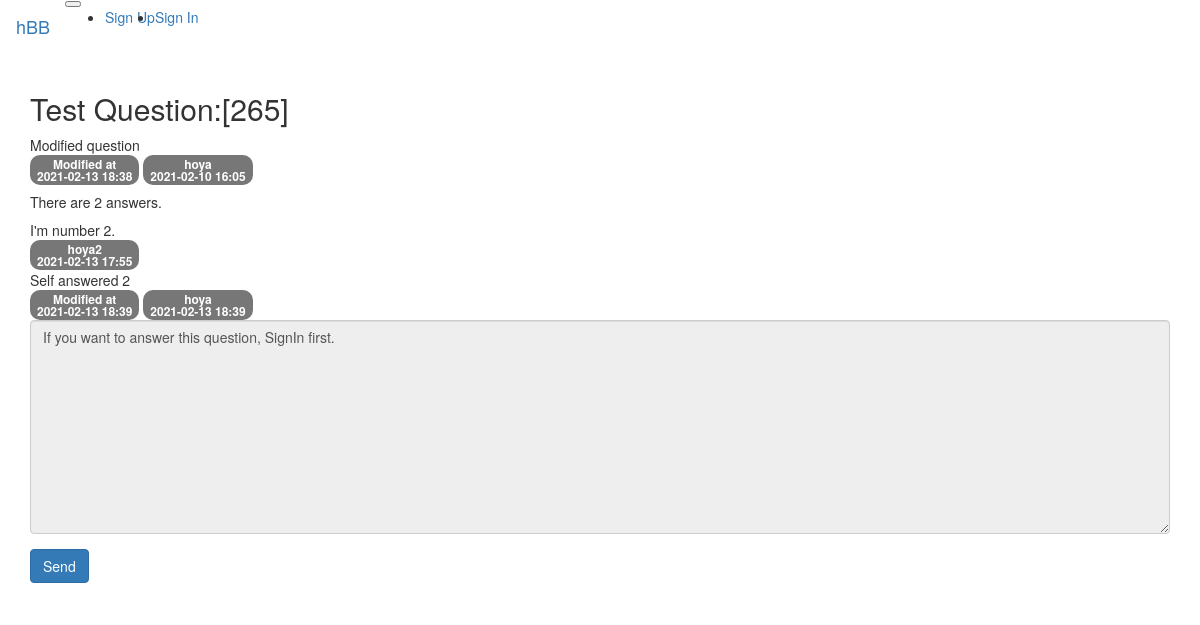
/question/detail/270/, run on the app's committed database.
### src/models/question.py (models this page shows)
class QuestionModel(db.Model):
    id = db.Column(db.Integer, primary_key=True)
    subject = db.Column(db.String(200), nullable=False)
    content = db.Column(db.Text(), nullable=False)
    created_date = db.Column(db.DateTime(), nullable=False)
    user_id = db.Column(
        db.Integer, db.ForeignKey("user_model.id", ondelete="CASCADE"), nullable=False
    )
    user = db.relationship("UserModel", backref=db.backref("question_set"))
    modified_date = db.Column(db.DateTime(), nullable=True)

### src/models/user.py (models this page shows)
class UserModel(db.Model):
    id = db.Column(db.Integer, primary_key=True)
    username = db.Column(db.String(150), unique=True, nullable=False)
    password = db.Column(db.String(200), nullable=False)
    email = db.Column(db.String(120), unique=True, nullable=False)

### src/models/answer.py (models this page shows)
class AnswerModel(db.Model):
    id = db.Column(db.Integer, primary_key=True)
    question_id = db.Column(
        db.Integer, db.ForeignKey("question_model.id", ondelete="CASCADE")
    )
    question = db.relationship(
        "QuestionModel",
        backref=db.backref(
            "answer_set",
        ),
    )
    content = db.Column(db.Text(), nullable=False)
    created_date = db.Column(db.DateTime(), nullable=False)
    user_id = db.Column(
        db.Integer,
        db.ForeignKey("user_model.id", ondelete="CASCADE"),
        nullable=False,
    )
    user = db.relationship("UserModel", backref=db.backref("answer_set"))
    modified_date = db.Column(db.DateTime(), nullable=True)

### src/views/question_views.py (the view)
@bp.route("/detail/<int:question_id>/")
def detail(question_id):
    form = AnswerForm()
    question = QuestionModel.query.get_or_404(question_id)
    return render_template(
        "question/question_detail.html", question=question, form=form
    )

### src/forms.py
class AnswerForm(FlaskForm):
    content = TextAreaField("Content", validators=[DataRequired()])

### src/filter.py (called while the page is built)
def format_datetime(value, fmt="%Y-%m-%d %H:%M"):
    return value.strftime(fmt)

### src/views/account_views.py (called while the page is built)
@bp.before_app_request
def load_signed_in_user():
    user_id = session.get("user_id")
    if user_id is None:
        g.user = None
    else:
        g.user = UserModel.query.get(user_id)

### src/templates/question/question_detail.html (shortened to what this page needs)
{% extends "base.html" %}
{% block content %}
<div class="container my-3">
    <h2 class="border-bottom py-2">{{ question.subject }}</h2>
    <div class="card my-3">
        <div class="card-body">
            <div class="card-text" style="white-space: pre-line;">{{ question.content }}</div>
            <div class="d-flex justify-content-end">
                {% if question.modified_date %}
                <div class="badge badge-light p-2 text-left mx-3">
                    <div class="mb-2">Modified at</div>
                    <div>{{ question.modified_date|datetime }}</div>
                </div>
                {% endif %}
                <div class="badge badge-light p-2 text-left">
                    <div class="mb-2">{{ question.user.username }}</div>
                    <div>{{ question.created_date|datetime }}</div>
                </div>
            </div>
        </div>
    </div>
    <h5 class="border-bottom my-3 py-2">There are {{ question.answer_set|length }} answers.</h5>
    {% for answer in question.answer_set %}
    <div class="card my-3">
        <div class="card-body">
            <div class="card-text" style="white-space: pre-line;">{{ answer.content }}</div>
            <div class="d-flex justify-content-end">
                {% if answer.modified_date %}
                <div class="badge badge-light p-2 text-left mx-3">
                    <div class="mb-2">Modified at</div>
                    <div>{{ answer.modified_date|datetime }}</div>
                </div>
                {% endif %}
                <div class="badge badge-light p-2 text-left">
                    <div class="mb-2">{{ answer.user.username }}</div>
                    <div>{{ answer.created_date|datetime }}</div>
                </div>
            </div>
        </div>
    </div>
    {% endfor %}
    <form class="my-3" action="{{ url_for('answer.create', question_id=question.id) }}" method="post">
        <div class="form-group">
            {% if not g.user %}
            <textarea class="form-control" name="content" id="content" rows="10"
                disabled>If you want to answer this question, SignIn first.</textarea>
            {% else %}
            <textarea class="form-control" name="content" id="content" rows="10"></textarea>
            {% endif %}
        </div>
        <input class="btn btn-primary" type="submit" value="Send" />
    </form>
</div>
{% endblock %}

### src/templates/base.html (shortened to what this page needs)
{% extends "bootstrap/base.html" %}

### src/templates/navbar.html (shortened to what this page needs)
<nav class="navbar navbar-expand-lg navbar-light bg-light border-bottom">
    <a class="navbar-brand mr-2" href="{{ url_for('main.index') }}">hBB</a>
    <button class="navbar-toggler ml-auto" type="button" data-toggle="collapse" data-target="#navbarNav"
        aria-controls="navbarNav" aria-expanded="false" aria-label="Toggle navigation">
    </button>
    <div id="navbarNav" class="collapse navbar-collapse flex-grow-0">
        {% if g.user %}
        <ul class="navbar-nav">
            <li class="nav-item"><a class="nav-link" href="{{ url_for('account.signout') }}">{{ g.user.username }}
                    [Sign Out]</a></li>
        </ul>
        {% else %}
        <ul class="navbar-nav">
            <li class="nav-item"><a class="nav-link" href="{{ url_for('account.signup') }}">Sign Up</a></li>
            <li class="nav-item"><a class="nav-link" href="{{ url_for('account.signin') }}">Sign In</a></li>
        </ul>
        {% endif %}
    </div>
</nav>

### data on the page
QuestionModel: subject "Test Question:[265]", content "Modified question", modified_date "2021-02-13 18:38", created_date "2021-02-10 16:05"
UserModel: user.username "hoya"
AnswerModel: content "I'm number 2.", user.username "hoya2", created_date "2021-02-13 17:55"
AnswerModel: content "Self answered 2", modified_date "2021-02-13 18:39", user.username "hoya", created_date "2021-02-13 18:39"

### other printed values
{{ question.answer_set|length }} "2"
